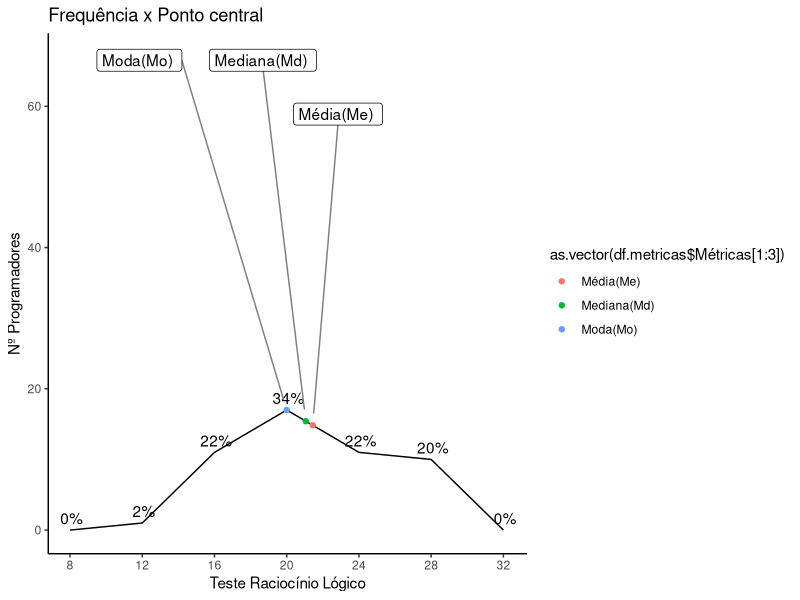
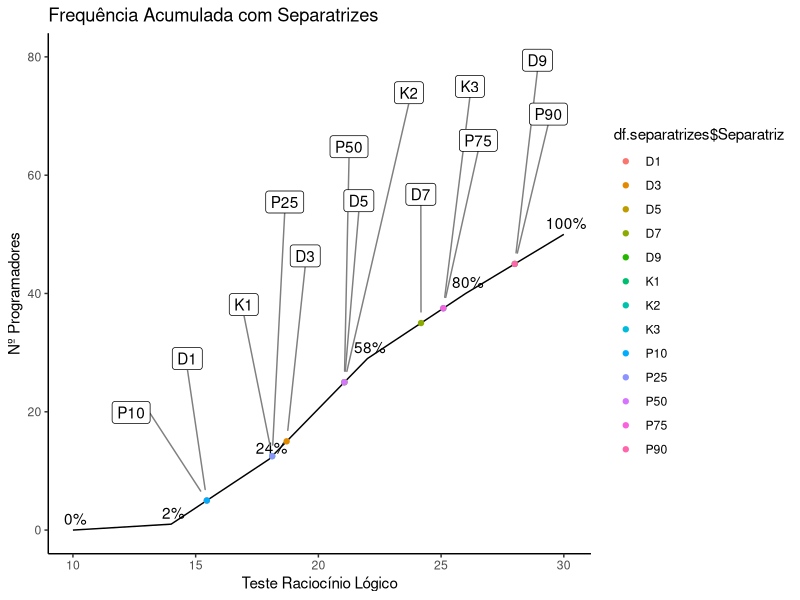

Write R code to recreate these figures, in order.
#Atividade 01

library(formattable)
library(ggplot2)
library(ggrepel)



#====================================== Funções
isEmpty <- function(x) {
  return(length(x)==0)
}

retornaLimiteInf <- function(idx){
  lim.inf <- toString(df$variavel[idx])
  matches <- regmatches(lim.inf, regexpr("[[:digit:]]+", lim.inf))
  lim.inf <- as.numeric(unlist(matches))
  return(lim.inf)
  
}

calcSeparatriz <- function(sep){
  vet.sep <- vector(mode="numeric", length=0)
  for(i in 1:(sep - 1)){
    sep.classe <- (i*sum(df$fi))/sep
    
    x <- vector(mode="numeric", length=0)
    for(j in df$Fi){
      if(sep.classe < j){
        x <- append(x, j)
      }
    }
    idx.classe.sep <- match(min(x), df$Fi)
    
    sep.Fant <- df$Fi[idx.classe.sep - 1]
    if (isEmpty(sep.Fant)) {
      sep.Fant <- 0
    }
    
    sep.li <- retornaLimiteInf(idx.classe.sep)
    sep.fi <- df$fi[idx.classe.sep]
    
    sep.calc <- ((((((sum(df$fi)*i)/sep)-sep.Fant)*hi)/sep.fi)+sep.li)
    vet.sep <- append(vet.sep, sep.calc)
  }
  return(vet.sep)
}

recuperaLimites <- function(vet){
  variaveis <- vector(mode="numeric", length=0)
  for(i in vet){
    i <- toString(i)
    matches <- regmatches(i, gregexpr("[[:digit:]]+", i))
    numeros <- as.numeric(unlist(matches))
    variaveis <- append(variaveis, numeros)
  }
  return(unique(variaveis))
  
}

descobreFuncao <- function(vet, vetx, vety){
  
  valores.y <- vector(mode="numeric", length=0)
  for(i in vet){
    idx <- 0
    for(j in vetx){
      if(i < j){
        idx <- match(j,vetx)
        break
      }
      
    }
    xant <- vetx[idx - 1]
    xpos <- vetx[idx]
    yant <- vety[idx -1]
    ypos <- vety[idx]
    
    a <- ((ypos - yant)/(xpos - xant))
    b <- yant - (a * xant)
    
    y <- a*i + b
    
    valores.y <- append(valores.y, y)
    
  }
  return(valores.y)
}

#====================================== Criação do dataframe
#informe os valores dos intervalos
variavel <- c("[10,14[", "[14,18[", "[18,22[","[22,26[", "[26,30[")
#informe os valores da frequência simples
fi <- c(1,11,17,11,10)
#informe os nomes das colunas
nomes.colunas <- c("Teste Raciocínio Lógico","Nº Programadores")
unidade.medida <- ("")
#informe o valor da amplitude do intervalo
hi <- 4
variacao <- 1

xi <- (recuperaLimites(variavel) +(hi/2))[1:length(fi)]
df = data.frame(variavel, fi, xi)
rm(variavel, fi)

df <- transform(df,  fri = round((prop.table(fi)), digits = 2), Fi = cumsum(fi))
df <- transform(df, fri.percent = fri*100, fri.grau = fri*360, Fri = round(Fi / sum(df$fi), digits = 2))
df <- transform(df, Fri.percent = Fri *60, fxi = fi * xi)
df <- transform(df, xi_2 = xi*xi, fi_xi_2 = fi*xi*xi)

variaveis.valores <- recuperaLimites(df$variavel)
df.apresentacao <- df
names(df.apresentacao)[1] <- nomes.colunas[1]
names(df.apresentacao)[2] <- nomes.colunas[2]

parametro <- c("Somatória Frequência: ", "Nº Total de Linhas: ", "Amplitude Total: ", "Amplitude Amostral: ", "Amplitude Intervalo: " )
valores <- c(sum(df$fi), length(df$variavel), (max(variaveis.valores)-min(variaveis.valores)), 
             (max(variaveis.valores) - variacao - min(variaveis.valores)), hi)


df.infos <- data.frame(parametro, valores)
colnames(df.infos) <- c("Parâmetros", "Valores")
rm(parametro, valores, variacao)


#====================================== Calculos Medidas Estatísticas

#media
Me <- sum(df$fxi)/sum(df$fi)

#Moda
Classe.Mo <- max(df$fi)
idx.classe.Mo <- match(Classe.Mo, df$fi)



Mo.fant <- df$fi[idx.classe.Mo - 1]

if (isEmpty(Mo.fant)) {
  Mo.fant <- 0
}

Mo.fpos <- df$fi[idx.classe.Mo + 1]

if (isEmpty(Mo.fpos)) {
  Mo.fpos <- 0
}

Mo.D1 <- Classe.Mo - Mo.fant
Mo.D2 <- Classe.Mo - Mo.fpos

Mo.li <- toString(df$variavel[idx.classe.Mo])
valor.string <- regmatches(Mo.li, regexpr("[[:digit:]]+", Mo.li))
Mo.li <- as.numeric(unlist(valor.string))

Mo <- (Mo.li + ((Mo.D1/(Mo.D1+Mo.D2))*hi))

rm(Classe.Mo, idx.classe.Mo, Mo.fant, Mo.fpos, Mo.D1, Mo.D2, Mo.li, valor.string)

#Mediana
Classe.Md <- sum(df$fi)/2

x <- vector(mode="numeric", length=0)
for(i in df$Fi){
  
  if(Classe.Md < i){
    x <- append(x, i)
  }
}

idx.classe.Md <- match(min(x), df$Fi)

Md.Fant <- df$Fi[idx.classe.Md - 1]

if (isEmpty(Md.Fant)) {
  Md.Fant <- 0
}

Md.li <- toString(df$variavel[idx.classe.Md])
valor.string <- regmatches(Md.li, regexpr("[[:digit:]]+", Md.li))
Md.li <- as.numeric(unlist(valor.string))

Md.fi <- df$fi[idx.classe.Md]

Md <- (((((sum(df$fi)/2) - Md.Fant)/Md.fi)*hi)+Md.li)

rm(Classe.Md, x, i, idx.classe.Md, Md.Fant, Md.li,valor.string, Md.fi)

nomes <- c("Média: ", "Moda: ", "Mediana: ")
valores <- c(Me, Mo, Md)

df.metricas <- data.frame(nomes, valores)
df.metricas$valores <- round(df.metricas$valores, 2)
colnames(df.metricas) <- c("Métricas", "Valores")

rm(nomes, valores)

#Desvio Padrão - Desvio dos valores em relação a média

S <- sqrt((sum(df$fi_xi_2)/sum(df$fi)) - ((sum(df$fxi)/sum(df$fi)))^2)





Cv <- (S/Me)*100


# Criação do dataframe métricas:

nomes <- c("Média(Me) ", "Moda(Mo) ", "Mediana(Md) ", "Desvio Padrão(S) ", "Coeficiente de Variação(Cv) ")
valores <- c(Me, Mo, Md, S, Cv)

df.metricas <- data.frame(nomes, valores)
df.metricas$valores <- round(df.metricas$valores, 2)
colnames(df.metricas) <- c("Métricas", "Valores")



#====================================== Calculos Separatrizes

K <- calcSeparatriz(4)
D <- calcSeparatriz(10)
P <- calcSeparatriz(100)

vetK <- c(K)
vetD <- c(D[c(1,3,5,7,9)])
vetP <- P[c(10,25,50,75,90)]
vetValores <- c(vetK, vetD, vetP)

vetnomes <- c("K1","K2","K3","D1","D3","D5","D7","D9","P10","P25","P50","P75","P90")

df.separatrizes <- data.frame(vetnomes, vetValores)
colnames(df.separatrizes) <- c("Separatriz", "Valor")

rm(vetK, vetD, vetP, vetValores, vetnomes, K, D, P)


#====================================== Coeficientes Estatísticos
#Tipo Assimetria - Nome no gráfico
#Ta < 0 - Assimétrico Negativo/ esqueda
#Ta = 0 - Assimétrico Nulo
#Ta > 0 - Assimétrico Positivo / direita
Ta <- Me - Mo


#Coeficiente Assimetria
Ca <- (3*(Me-Md))/S



#Coeficiente de Curtose
#Grau de achatamento, pico do gráfico até o eixo X
k3 <- df.separatrizes$Valor[df.separatrizes$Separatriz == "K3"]
k1 <- df.separatrizes$Valor[df.separatrizes$Separatriz == "K1"]
p90 <- df.separatrizes$Valor[df.separatrizes$Separatriz == "P90"]
p10 <- df.separatrizes$Valor[df.separatrizes$Separatriz == "P10"]

#Coeficiente de Variação
#Cc < 0,263 -> Estreita
#Cc = 0,263 -> Moderada
#Cc > 0,263 -> Achatada

Cc <- (( k3-k1)/(2*(p90-p10)))
vetValores.co <- c(Ta, Ca, Cc)

vetnomes.co <- c("Tipo Assimetria(Ta)","Coeficiente Assimetria(Ca)","Coeficiente Curtose(Cc)")
df.coeficientes <- data.frame(vetnomes.co, vetValores.co)
colnames(df.coeficientes) <- c("Coeficiente", "Valor")


vetcat <- c("Assimetria (Ca e Ta): ", "Grau de Achatamento (Cc): ")
achatamento <- ""
if(Cc >0.263){
  achatamento <- "Achatado"
}else if(Cc==0.263){
  achatamento <- "Moderado"
}else{
  achatamento <- "Achatada"
}

assimetria <- ""
if(Ta < 0){
  assimetria <- "Assimetrico Negativo"
}else if(Ta==0){
  assimetria <- "Assimetrico Nulo"
}else{
  assimetria <- "Assimetrico Positivo"
}
vetval <- c(assimetria, achatamento)
df.classificaCurva <- data.frame(vetcat, vetval)


colnames(df.classificaCurva) <- c("Tipo Classificador", "Categoria")

rm(k3,k1,p90,p10,assimetria, achatamento, vetval, vetcat, vetnomes.co, vetnomes.co)
#====================================== Criação do Histograma
hist <- ggplot(data=df, aes(x=variavel, y=fi))
hist <- hist + geom_col(color='black', fill = 'blue') +   
  geom_text(stat = 'identity', aes(label = percent(fri, digits = 0),y = fi + 0.5, x = variavel, vjust = -0.2))

hist <- hist +   
  xlab(nomes.colunas[1]) + 
  ylab(nomes.colunas[2]) +
  ggtitle("Histograma") +
  theme(axis.title.x = element_text(color="Black", size=15),
        axis.title.y = element_text(color="Black", size=15),
        axis.text.x = element_text(size=10),
        axis.text.y = element_text(size=10),
        
        legend.title = element_text(size=12),
        legend.text = element_text(size=10),
        legend.position = c(1,1),
        legend.justification = c(1,1),
        
        plot.title = element_text(color="Black",
                                  size=20,
                                  family="Courier"))


#====================================== Criação do polígono frequeência simples x ponto médio
fi.extendido <- df$fi
fi.extendido <- append(fi.extendido, 0, 0)
fi.extendido <- append(fi.extendido, 0)

xi.extendido <- df$xi
xi.extendido <- append(xi.extendido, (min(xi.extendido)-hi), 0)
xi.extendido <- append(xi.extendido, ((max(xi.extendido)+hi)))


fri.percent.extendido <- df$fri.percent
fri.percent.extendido <- append(fri.percent.extendido, 0, 0)
fri.percent.extendido <- append(fri.percent.extendido, 0)

df.extendido <- data.frame(fi.extendido, xi.extendido, fri.percent.extendido)


poli.freq.simples <- ggplot()
poli.freq.simples <- poli.freq.simples + geom_line(data=df.extendido,aes(x=df.extendido$xi.extendido, y=df.extendido$fi.extendido)) +
  geom_text(stat = 'identity', 
            aes(label = percent((df.extendido$fri.percent.extendido)/100, digits = 0),
                y = df.extendido$fi.extendido + 0.5, x = df.extendido$xi.extendido + 0.1, vjust = -0.2))+
  scale_x_continuous(nomes.colunas[1], breaks = df.extendido$xi.extendido)




poli.freq.simples <- poli.freq.simples +   
  xlab(nomes.colunas[1]) + 
  ylab(nomes.colunas[2]) +
  ggtitle("Frequência x Ponto central") +
  theme(axis.title.x = element_text(color="Black", size=15),
        axis.title.y = element_text(color="Black", size=15),
        axis.text.x = element_text(size=10),
        axis.text.y = element_text(size=10),
        
        legend.title = element_text(size=12),
        legend.text = element_text(size=10),
        legend.position = c(1,1),
        legend.justification = c(1,1),
        
        plot.title = element_text(color="Black",
                                  size=20,
                                  family="Courier")) +
  theme_classic()
valores.y.me.fi <- descobreFuncao(df.metricas$Valores[1:3], xi.extendido, fi.extendido)
poli.freq.simples <- poli.freq.simples +
  geom_point(aes(x=df.metricas$Valores[1:3], y=valores.y.me.fi,color=as.vector(df.metricas$Métricas[1:3]))) + 
  geom_label_repel(aes(x=df.metricas$Valores[1:3], y=valores.y.me.fi,label = as.vector(df.metricas$Métricas[1:3])),
                   nudge_x = 0,
                   nudge_y = 50,
                   box.padding   = 0.8, 
                   point.padding = 1,
                   segment.color = 'grey50')

#rm(fi.extendido, xi.extendido, fri.percent.extendido, df.extendido)
poli.freq.simples

#====================================== Criação polígono frequência acumulada Métricas

Fri.percent.graf <- append(df$Fri.percent, 0,0)
Fi.graf <- append(df$Fi, 0,0)
Fri.graf = round(Fi.graf / sum(df$fi), digits = 2)

df.poli.freq.acumulada <- data.frame(variaveis.valores, Fri.percent.graf, Fi.graf,Fri.graf)

poli.freq.acumulada <- ggplot()
poli.freq.acumulada <- poli.freq.acumulada + geom_line(data = df.poli.freq.acumulada, 
                                                       aes(x = variaveis.valores, y= Fi.graf, group = 1)) + 
  geom_text(data = df.poli.freq.acumulada, stat = 'identity', 
            aes(label = percent((Fri.graf),digits = 0),y = Fi.graf + 0.5, x = variaveis.valores + 0.1, vjust = -0.2))

poli.freq.acumulada <- poli.freq.acumulada +  
  xlab(nomes.colunas[1]) + 
  ylab(nomes.colunas[2]) +
  ggtitle("Frequência Acumulada com Separatrizes") +
  theme(axis.title.x = element_text(color="Black", size=15),
        axis.title.y = element_text(color="Black", size=15),
        axis.text.x = element_text(size=10),
        axis.text.y = element_text(size=10),
        
        legend.title = element_text(size=12),
        legend.text = element_text(size=10),
        legend.position = c(1,1),
        legend.justification = c(1,1),
        
        plot.title = element_text(color="Black",
                                  size=20,
                                  family="Courier"))

rm(Fri.percent.graf, Fi.graf)


#====================================== Criação polígono frequência acumulada Métricas

valores.y.me <- descobreFuncao(df.metricas$Valores[1:3], variaveis.valores, df.poli.freq.acumulada$Fi.graf)
poli.freq.acumulada.me <- poli.freq.acumulada + 
  geom_point(aes(x=df.metricas$Valores[1:3], y=valores.y.me,color=df.metricas$Métricas[1:3])) + 
  geom_label_repel(aes(x=df.metricas$Valores[1:3], y=valores.y.me,label = df.metricas$Métricas[1:3]),
                   nudge_x = 1,
                   nudge_y = 32,
                   box.padding   = 0.8, 
                   point.padding = 1,
                   segment.color = 'grey50') +
  theme_classic()

#====================================== Criação polígono frequência acumulada Separatrizes

valores.y.sep <- descobreFuncao(df.separatrizes$Valor, variaveis.valores, df.poli.freq.acumulada$Fi.graf)
poli.freq.acumulada.sep <- poli.freq.acumulada + 
  geom_point(aes(x=df.separatrizes$Valor, y=valores.y.sep,color=df.separatrizes$Separatriz)) + 
  geom_label_repel(aes(x=df.separatrizes$Valor, y=valores.y.sep,label = df.separatrizes$Separatriz),
                   nudge_x = 1,
                   nudge_y = 35,
                   box.padding   = 0.8, 
                   point.padding = 1,
                   segment.color = 'grey50') +
  theme_classic()



poli.freq.acumulada.sep
#====================================== Criação Gráfico Circular

grafico.barras<- ggplot(df, aes(x="", y=fi, fill=variavel)) + geom_bar(width = 1, stat = "identity")
grafico.circular <- grafico.barras + coord_polar("y", start=0)
grafico.circular <- grafico.circular + geom_text(data=df, aes(label = percent(fri,digits = 0)), size=5, x=1, position = position_stack(vjust = 0.4))

rm(grafico.barras)

#====================================== Poligono Frequência Simples
